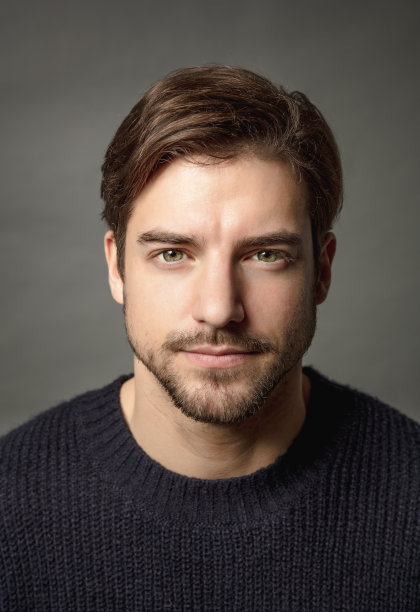
#> input picture 传统图像处理/05_证件照背景替换/image.jpg, 420 x 612 px
$ python '02_GrubCut背景替换.py'
#> lines starting #> are read from the running program, lines starting #| are printed output that depends on the picture
# GrabCut：分割更精确，适合复杂边缘（如头发），但需要合理初始化区域。

import cv2
import numpy as np


def replace_background_grabcut(img_path, new_bg_color=(255, 255, 255)):
#> called with img_path = 'image.jpg', new_bg_color = (255, 0, 0)
    img = cv2.imread(img_path)
#> img is the input picture: shape (612, 420, 3); mean B, G, R 70.4, 76, 85.9
    mask = np.zeros(img.shape[:2], np.uint8)

    # 定义GrabCut的初始矩形区域（假设人物在中央）
    h, w = img.shape[:2]
#> h = 612; w = 420
    rect = (int(w * 0.1), int(h * 0.1), int(w * 0.8), int(h * 0.8))  # (x, y, w, h)
#> rect = (42, 61, 336, 489)

    # 初始化GrabCut
    bgd_model = np.zeros((1, 65), np.float64)
    fgd_model = np.zeros((1, 65), np.float64)
    cv2.grabCut(img, mask, rect, bgd_model, fgd_model, 5, cv2.GC_INIT_WITH_RECT)

    # 生成掩膜（0-背景，1-前景，2-可能背景，3-可能前景）
    mask = np.where((mask == 2) | (mask == 0), 0, 1).astype("uint8")

    # 提取前景
    foreground = img * mask[:, :, np.newaxis]
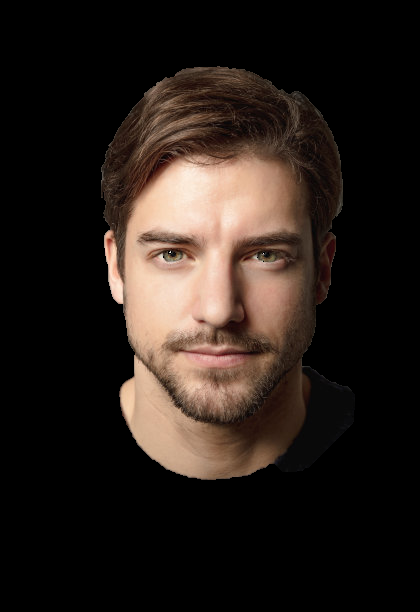
#> foreground: shape (612, 420, 3); mean B, G, R 26, 31.2, 40.3

    # 创建新背景
    new_bg = np.full_like(img, new_bg_color)
    new_bg = new_bg * (1 - mask[:, :, np.newaxis])

    # 合成图像
    result = foreground + new_bg
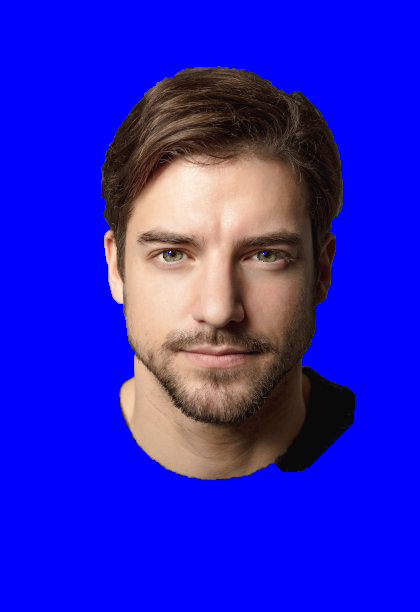
#> result: shape (612, 420, 3); mean B, G, R 199, 31.2, 40.3
    return result


# 使用示例
result = replace_background_grabcut(
    "image.jpg", new_bg_color=(255, 0, 0)
)  # 替换为红色背景
cv2.imwrite("result_grabcut.jpg", result)
